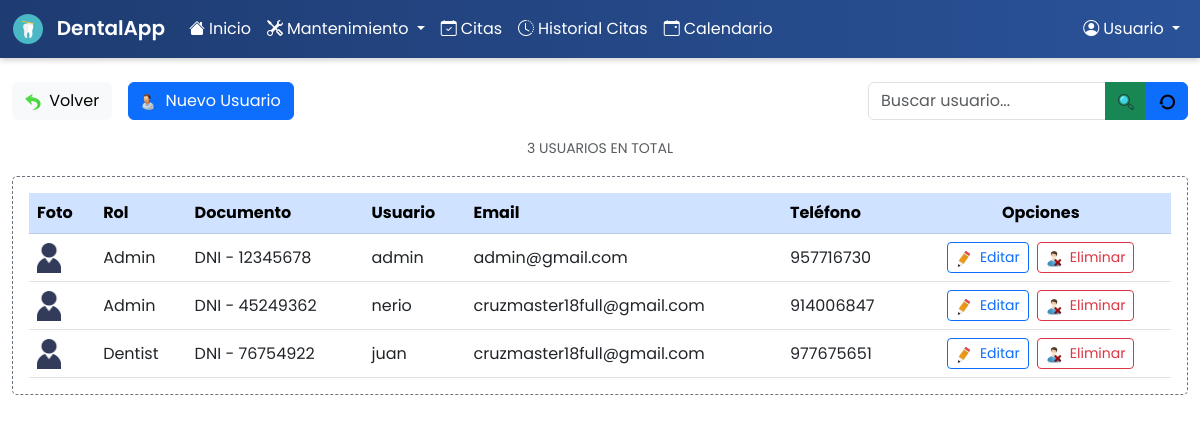
Screenshot of /sistema-dental/index.php?controller=user&action=index with the database file from the repository.
### tables this page shows
CREATE TABLE `users` (
  `id` int(10) UNSIGNED NOT NULL,
  `username` varchar(50) NOT NULL,
  `password` varchar(255) NOT NULL,
  `role` enum('admin','dentist','assistant') NOT NULL DEFAULT 'assistant',
  `document_type` varchar(20) DEFAULT NULL,
  `document_number` varchar(50) DEFAULT NULL,
  `email` varchar(100) DEFAULT NULL,
  `phone` varchar(20) DEFAULT NULL,
  `created_at` timestamp NOT NULL DEFAULT current_timestamp()
);

### sistema-dental/helpers/autoload.php (called while the page is built, shortened)
<?php
spl_autoload_register(function($class) {
    $paths = ['controllers/', 'models/'];
    foreach ($paths as $path) {
        $file = __DIR__ . '/../' . $path . $class . '.php';
        if (file_exists($file)) {
            return;
        }
    }
});

### sistema-dental/controllers/BaseController.php (called while the page is built, shortened)
<?php
class BaseController {
    protected function render(string $view, array $data = []): void {
        extract($data);
        require __DIR__ . "/../views/templates/header.php";
        require __DIR__ . "/../views/{$view}.php";
        require __DIR__ . "/../views/templates/footer.php";
    }
}

### sistema-dental/controllers/UserController.php (called while the page is built, shortened)
<?php
class UserController extends BaseController
{
    private $model;
    public function __construct(PDO $pdo)
    {
        $this->model = new User($pdo);
    }
    public function index()
    {
        $users = $this->model->all();
        $this->render('users/list', ['users' => $users]);
    }
}

### sistema-dental/models/BaseModel.php (called while the page is built, shortened)
<?php
abstract class BaseModel
{
    protected static $table;
    protected $pdo;
    public function __construct(PDO $pdo)
    {
        $this->pdo = $pdo;
    }
    public function all()
    {
        $stmt = $this->pdo->query("SELECT * FROM " . static::$table);
        return $stmt->fetchAll();
    }
}

### sistema-dental/views/users/list.php (the view, shortened to what this page needs)
<?php
$users = $users ?? [];
$count = count($users);
?>
<div class="container-fluid mt-4">
  <div class="d-flex align-items-center mb-3">
    <a href="?controller=dashboard&action=index" class="btn btn-light me-3">
      <img src="assets/img/arrow-left.png" alt="Volver" width="16" class="me-1">
      Volver
    </a>
    <a href="?controller=user&action=create" class="btn btn-primary me-3">
      <img src="assets/img/person-plus.png" alt="Nuevo" width="16" class="me-1">
      Nuevo Usuario
    </a>
    <div class="input-group ms-auto" style="max-width:320px;">
      <input
        type="text"
        id="searchUser"
        class="form-control"
        placeholder="Buscar usuario..."
      >
      <button class="btn btn-success" id="btnSearchUser">
        <img src="assets/img/search.png" alt="Buscar" width="16">
      </button>
      <button class="btn btn-primary" onclick="window.location.reload()">
        <img src="assets/img/refresh.png" alt="Refrescar" width="16">
      </button>
    </div>
  </div>
  <div class="text-center mb-3">
    <span class="text-muted small">
      <?= $count ?> USUARIO<?= $count !== 1 ? 'S' : '' ?> EN TOTAL
    </span>
  </div>
  <div
    class="table-responsive"
    style="border:1px dashed #6c757d; border-radius:5px; padding:1rem;"
  >
    <table class="table table-hover align-middle mb-0">
      <thead class="table-primary">
        <tr>
          <th>Foto</th>
          <th>Rol</th>
          <th>Documento</th>
          <th>Usuario</th>
          <th>Email</th>
          <th>Teléfono</th>
          <th class="text-center">Opciones</th>
        </tr>
      </thead>
      <tbody>
        <?php foreach ($users as $u): ?>
        <tr>
          <td>
            <img src="assets/img/person-circle.png" alt="Foto" width="24">
          </td>
          <td><?= htmlspecialchars(ucfirst($u['role'])) ?></td>
          <td>
            <?= htmlspecialchars(
                 ($u['document_type'] ?? '') . ' - ' . ($u['document_number'] ?? '')
              ) ?>
          </td>
          <td><?= htmlspecialchars($u['username']) ?></td>
          <td><?= htmlspecialchars($u['email']) ?></td>
          <td><?= htmlspecialchars($u['phone']) ?></td>
          <td class="text-center">
            <a
              href="?controller=user&action=edit&id=<?= $u['id'] ?>"
              class="btn btn-sm btn-outline-primary me-1"
            >
              <img src="assets/img/pencil.png" alt="Editar" width="16" class="me-1">
              Editar
            </a>
            <a
              href="?controller=user&action=delete&id=<?= $u['id'] ?>"
              class="btn btn-sm btn-outline-danger"
              onclick="return confirm('¿Eliminar usuario?')"
            >
              <img src="assets/img/trash.png" alt="Eliminar" width="16" class="me-1">
              Eliminar
            </a>
          </td>
        </tr>
        <?php endforeach; ?>
      </tbody>
    </table>
  </div>
</div>

### sistema-dental/index.php
<?php
$config = require __DIR__ . '/config/config.php';
try {
    $dsn = "mysql:host={$config['db_host']};dbname={$config['db_name']};charset={$config['db_charset']}";
    $pdo = new PDO($dsn, $config['db_user'], $config['db_pass'], [
        PDO::ATTR_ERRMODE => PDO::ERRMODE_EXCEPTION,
        PDO::ATTR_DEFAULT_FETCH_MODE => PDO::FETCH_ASSOC,
    ]);
} catch (PDOException $e) {
    die("Error de conexión: " . $e->getMessage());
}
require __DIR__ . '/helpers/autoload.php';
$controller  = ucfirst($_GET['controller'] ?? 'patient') . 'Controller';
$action      = $_GET['action'] ?? 'index';
$ctrlFile    = __DIR__ . "/controllers/{$controller}.php";
if (file_exists($ctrlFile)) {
    $app = new $controller($pdo);
    if (method_exists($app, $action)) {
        $app->{$action}();
    } else {
        http_response_code(404);
        echo "Acción no encontrada.";
    }
} else {
    http_response_code(404);
    echo "Controlador no encontrado.";
}

### sistema-dental/views/templates/header.php (shortened to what this page needs)
<!DOCTYPE html>
<html lang="es">
<head>
  <link
  href="https://cdn.jsdelivr.net/npm/bootstrap-icons@1.10.5/font/bootstrap-icons.css"
  rel="stylesheet"
>
<link rel="stylesheet" href="https://cdn.jsdelivr.net/npm/fullcalendar@5.11.3/main.min.css">
<link href="assets/css/style.css" rel="stylesheet">
  <link
    href="https://cdn.jsdelivr.net/npm/bootstrap@5.3.0/dist/css/bootstrap.min.css"
    rel="stylesheet"
  >
  <link
    href="https://cdn.jsdelivr.net/npm/bootstrap-icons@1.10.5/font/bootstrap-icons.css"
    rel="stylesheet"
  >
  <link href="assets/css/style.css" rel="stylesheet">
</head>
<body>
<?php
  $username = htmlspecialchars($_SESSION['user']['username'] ?? 'Usuario');
?>
<nav
  class="navbar navbar-expand-lg navbar-dark"
  style="
    background: linear-gradient(90deg, #1e3c72, #2a5298);
    box-shadow: 0 2px 6px rgba(0,0,0,0.2);
    position: sticky;
    top: 0;
    z-index: 1000;
  "
>
  <div class="container-fluid">
    <a class="navbar-brand fw-semibold" href="?controller=dashboard&action=index">
      <img src="assets/img/logo.png" alt="Logo" width="32" class="me-2">
      DentalApp
    </a>
    <div class="collapse navbar-collapse" id="mainNav">
      <ul class="navbar-nav me-auto mb-2 mb-lg-0">
        <li class="nav-item">
          <a class="nav-link" href="?controller=dashboard&action=index">
            <i class="bi bi-house-fill me-1"></i>Inicio
          </a>
        </li>
        <li class="nav-item dropdown">
          <a
            class="nav-link dropdown-toggle"
            href="#"
            id="maintDropdown"
            role="button"
            data-bs-toggle="dropdown"
            aria-expanded="false"
          >
            <i class="bi bi-tools me-1"></i>Mantenimiento
          </a>
        </li>
        <li class="nav-item">
          <a class="nav-link" href="?controller=appointment&action=index">
            <i class="bi bi-calendar-check me-1"></i>Citas
          </a>
        </li>
        <li class="nav-item">
          <a class="nav-link" href="?controller=history&action=index">
            <i class="bi bi-clock-history me-1"></i>Historial Citas
          </a>
        </li>
        <li class="nav-item">
          <a class="nav-link" href="?controller=calendar&action=index">
            <i class="bi bi-calendar-event me-1"></i>Calendario
          </a>
        </li>
      </ul>
      <?php if ($username): ?>
      <ul class="navbar-nav ms-auto">
        <li class="nav-item dropdown">
          <a
            class="nav-link dropdown-toggle"
            href="#"
            id="userDropdown"
            role="button"
            data-bs-toggle="dropdown"
            aria-expanded="false"
          >
            <i class="bi bi-person-circle me-1"></i><?= $username ?>
          </a>
        </li>
      </ul>
      <?php endif; ?>
    </div>
  </div>
</nav>

### sistema-dental/views/templates/footer.php (shortened to what this page needs)
</body>
</html>

### sistema-dental/assets/css/style.css (style rules this page uses)
body, .navbar, .card { font-family: 'Poppins', sans-serif; }
.navbar .nav-link { color: #ffffff !important; transition: color 0.2s; }
.navbar .navbar-brand { font-size: 1.25rem; }

### rows the page displays
users: role "Admin", document_type+document_number "DNI - 12345678", username "admin", email "admin@gmail.com", phone "957716730"
users: role "Admin", document_type+document_number "DNI - 45249362", username "nerio", email "cruzmaster18full@gmail.com", phone "914006847"
users: role "Dentist", document_type+document_number "DNI - 76754922", username "juan", email "cruzmaster18full@gmail.com", phone "977675651"

### other values shown
$username "Usuario"
$count "3"
